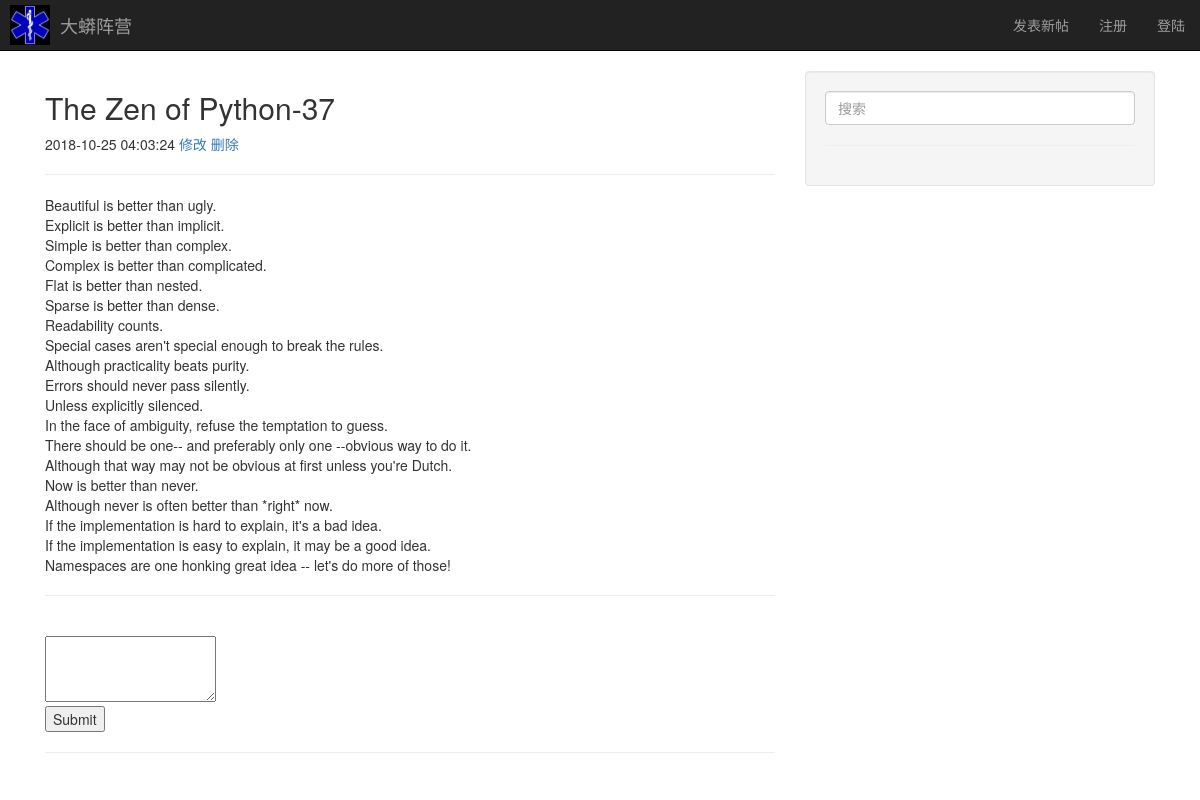
Screenshot of /post/read/?post_id=37 with the database file from the repository.
### bbs/models.py (models this page shows)
class Post(models.Model):
    title = models.CharField(max_length=64)
    created = models.DateTimeField(auto_now_add=True)
    content = models.TextField()

### bbs/views.py (the view)
# urls.py: url(r'^post/read/', post_view.read_post),
def read_post(request):
    post_id = int(request.GET.get('post_id'))
    post = Post.objects.get(pk=post_id)
    return render(request, 'read_post.html', {"post":post})

### templates/read_post.html (shortened to what this page needs)
{% extends "base.html" %}
{% block container %}
<h2>{{post.title}}</h2>
<div>
    {{post.created | date:"Y-m-d H:i:s"}}
    {% if request.session.uid == post.uid %}
    <a href="/post/edit/?post_id={{post.id}}">修改</a>
    {% endif %}
    <a href="/post/delete/?post_id={{post.id}}">删除</a>
</div>
<hr>
<p>
    {{post.content | safe | escape | linebreaks}}
</p>
<hr>
<form method="POST" action="/post/comment/">
    <input type="hidden" name="post_id" value="{{post.id}}"><br>
    <textarea name="content" rows="3"></textarea><br>
    <input type="submit" name="发表评论">
</form>
<hr>
{% endblock %}

### rows the page displays
Post: title "The Zen of Python-37", created "2018-10-25 04:03:24", content "Beautiful is better than ugly. Explicit is better than implicit. Simple is better than complex. Complex is better than complicated. Flat is better than nested. Sparse is better than dense. Readability counts. Special cases aren't special enough to break the rules. Although practicality beats purity. Errors should never pass silently. Unless explicitly silenced. In the face of ambiguity, refuse the temptation to guess. There should be one-- and preferably only one --obvious way to do it. Although that way may not be obvious at first unless you're Dutch. Now is better than never. Although never is often better than *right* now. If the implementation is hard to explain, it's a bad idea. If the…"
